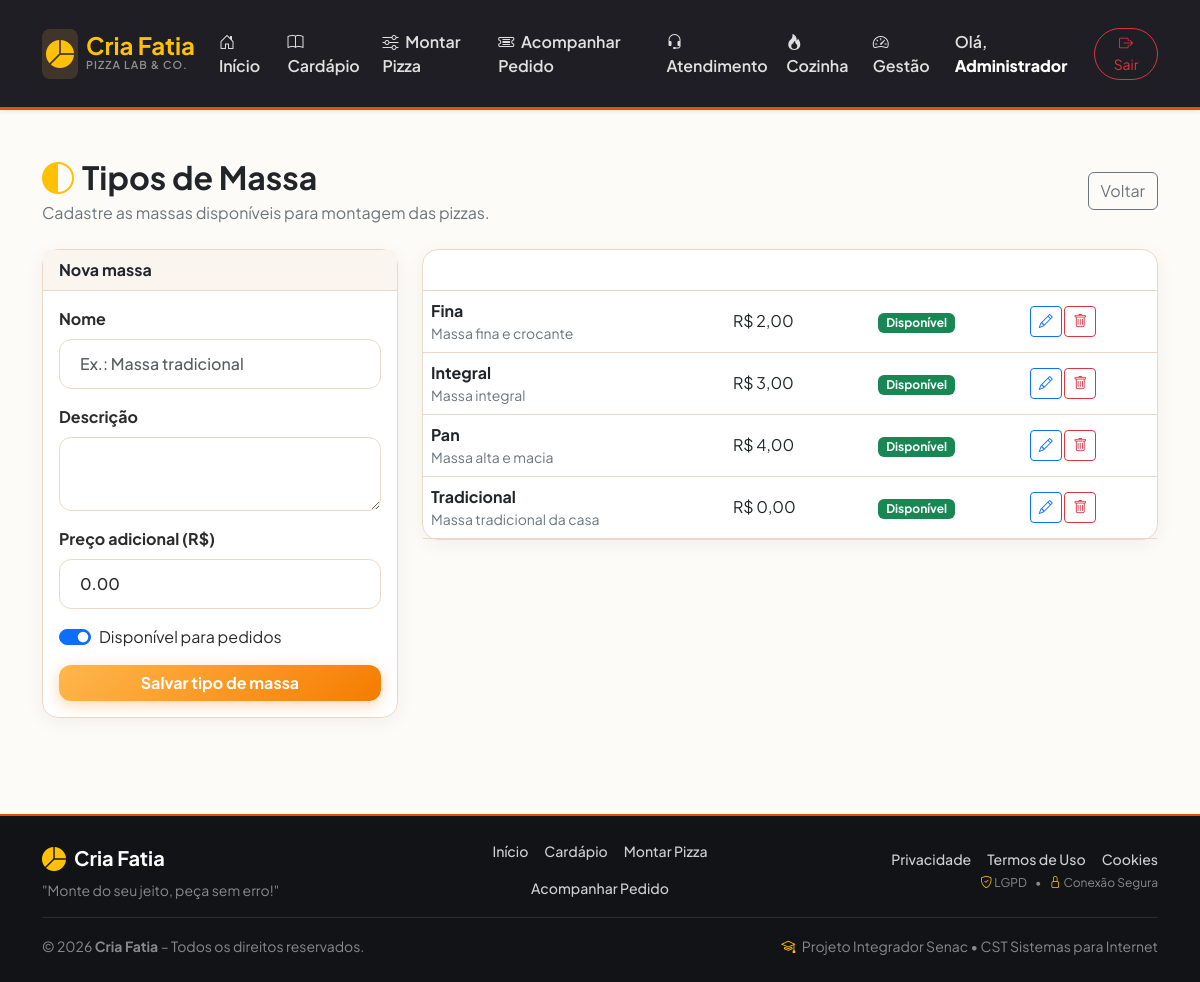
The app's page /cria-fatia/admin/massas.php (signed in) with its own data.
### tables this page shows
CREATE TABLE `tipos_massas` (
  `id` int unsigned NOT NULL AUTO_INCREMENT,
  `nome` varchar(100) NOT NULL,
  `descricao` text,
  `preco_adicional` decimal(10,2) NOT NULL DEFAULT '0.00',
  `disponivel` tinyint(1) NOT NULL DEFAULT '1',
  `criado_em` datetime NOT NULL DEFAULT CURRENT_TIMESTAMP,
  `atualizado_em` datetime DEFAULT NULL ON UPDATE CURRENT_TIMESTAMP,
  PRIMARY KEY (`id`),
  UNIQUE KEY `uq_tipos_massas_nome` (`nome`),
  KEY `idx_tipos_massas_disponivel` (`disponivel`)
);

### cria-fatia/includes/funcoes.php (called while the page is built, shortened)
<?php
function gerarCsrfToken() {
    return $_SESSION['csrf_token'];
}

### cria-fatia/admin/massas.php (the view, shortened to what this page needs)
<?php
require_once __DIR__ . '/../includes/header.php';
require_once __DIR__ . '/../config/conexao.php';
$token = gerarCsrfToken();
$editar = null;
$lista=$pdo->query('SELECT * FROM tipos_massas ORDER BY nome')->fetchAll();
?>
<div class="d-flex justify-content-between align-items-center mb-4">
    <div><h2 class="fw-bold mb-1"><i class="bi bi-circle-half text-warning me-2"></i>Tipos de Massa</h2><p class="text-muted mb-0">Cadastre as massas disponíveis para montagem das pizzas.</p></div>
    <a href="dashboard.php" class="btn btn-outline-secondary">Voltar</a>
</div>
<div class="row g-4">
<div class="col-lg-4"><div class="card border-0 shadow-sm"><div class="card-header bg-dark text-white fw-bold"><?= $editar ? 'Editar massa' : 'Nova massa' ?></div><div class="card-body">
<form method="post">
<div class="mb-3"><label class="form-label fw-bold">Nome</label><input class="form-control" name="nome" required value="<?= htmlspecialchars($editar['nome'] ?? '') ?>" placeholder="Ex.: Massa tradicional"></div>
<div class="mb-3"><label class="form-label fw-bold">Descrição</label><textarea class="form-control" name="descricao" rows="2"><?= htmlspecialchars($editar['descricao'] ?? '') ?></textarea></div>
<div class="mb-3"><label class="form-label fw-bold">Preço adicional (R$)</label><input class="form-control" type="number" min="0" step="0.01" name="preco_adicional" value="<?= htmlspecialchars($editar['preco_adicional'] ?? '0.00') ?>" required></div>
<div class="form-check form-switch mb-3"><input class="form-check-input" type="checkbox" name="disponivel" id="disponivel" <?= !isset($editar['disponivel']) || $editar['disponivel'] ? 'checked' : '' ?>><label class="form-check-label" for="disponivel">Disponível para pedidos</label></div>
<button class="btn btn-warning fw-bold w-100">Salvar tipo de massa</button>
</form></div></div></div>
<div class="col-lg-8"><div class="card border-0 shadow-sm"><div class="table-responsive"><table class="table table-hover align-middle mb-0"><thead class="table-dark"><tr><th>Massa</th><th>Adicional</th><th>Status</th><th>Ações</th></tr></thead><tbody>
<?php foreach($lista as $m): ?><tr><td><strong><?= htmlspecialchars($m['nome']) ?></strong><div class="small text-muted"><?= htmlspecialchars($m['descricao'] ?? '') ?></div></td><td>R$ <?= number_format($m['preco_adicional'],2,',','.') ?></td><td><span class="badge bg-<?= $m['disponivel'] ? 'success' : 'secondary' ?>"><?= $m['disponivel'] ? 'Disponível' : 'Indisponível' ?></span></td><td><a class="btn btn-sm btn-outline-primary" href="massas.php?editar=<?= (int)$m['id'] ?>"><i class="bi bi-pencil"></i></a> <a class="btn btn-sm btn-outline-danger" onclick="return confirm('Excluir este tipo de massa?')" href="massas.php?excluir=<?= (int)$m['id'] ?>&csrf_token=<?= urlencode($token) ?>"><i class="bi bi-trash"></i></a></td></tr><?php endforeach; ?>
</tbody></table></div></div></div></div>
<?php require_once __DIR__ . '/../includes/footer.php'; ?>

### cria-fatia/assets/css/style.css (style rules this page uses)
:root { --primary: #e65100; --primary-hover: #f57c00; --accent: #ffb74d; --dark-bg: #1e1e24; --light-bg: #fdfbf7; --card-bg: #ffffff; --card-border: #ebd9c8; --text-main: #2b2b2b; --text-heading: #212529; --text-muted: #6c757d; --header-bg: #faf5ee; --navbar-bg: #1e1e24; --navbar-border: #e65100; --radius-sm: 12px; --radius-md: 16px; --shadow-sm: 0 4px 20px rgba(0, 0, 0, 0.05); --shadow-lg: 0 10px 30px rgba(230, 81, 0, 0.12); }
body { font-family: 'Plus Jakarta Sans', sans-serif; background-color: var(--light-bg); color: var(--text-main); min-height: 100vh; display: flex; flex-direction: column; }
h1, h2, h3, h4, h5, h6 { color: var(--text-heading) !important; }
.text-muted { color: var(--text-muted) !important; }
.card { background-color: var(--card-bg) !important; border: 1px solid var(--card-border) !important; color: var(--text-main) !important; border-radius: var(--radius-md) !important; box-shadow: var(--shadow-sm) !important; }
.card-header { background-color: var(--header-bg) !important; border-bottom: 1px solid var(--card-border) !important; font-weight: 700; color: var(--text-heading) !important; }
.form-control, .form-select { background-color: var(--card-bg) !important; border: 1px solid var(--card-border) !important; color: var(--text-main) !important; border-radius: var(--radius-sm) !important; padding: 0.75rem 1.25rem; font-weight: 500; }
.table { color: var(--text-main) !important; border-color: var(--card-border) !important; }
.table th, .table td { background-color: transparent !important; border-color: var(--card-border) !important; }
.btn-warning { background: linear-gradient(135deg, #ffb74d 0%, #f57c00 100%) !important; border: none !important; color: #ffffff !important; font-weight: 700; border-radius: var(--radius-sm) !important; box-shadow: 0 4px 15px rgba(245, 124, 0, 0.3); transition: all 0.2s ease; }

### records on screen
tipos_massas: nome "Fina", descricao "Massa fina e crocante", preco_adicional "2,00", disponivel "Disponível"
tipos_massas: nome "Integral", descricao "Massa integral", preco_adicional "3,00", disponivel "Disponível"
tipos_massas: nome "Pan", descricao "Massa alta e macia", preco_adicional "4,00", disponivel "Disponível"
tipos_massas: nome "Tradicional", descricao "Massa tradicional da casa", preco_adicional "0,00", disponivel "Disponível"

### other values on screen
$_SESSION['usuario_nome'] "Administrador"
